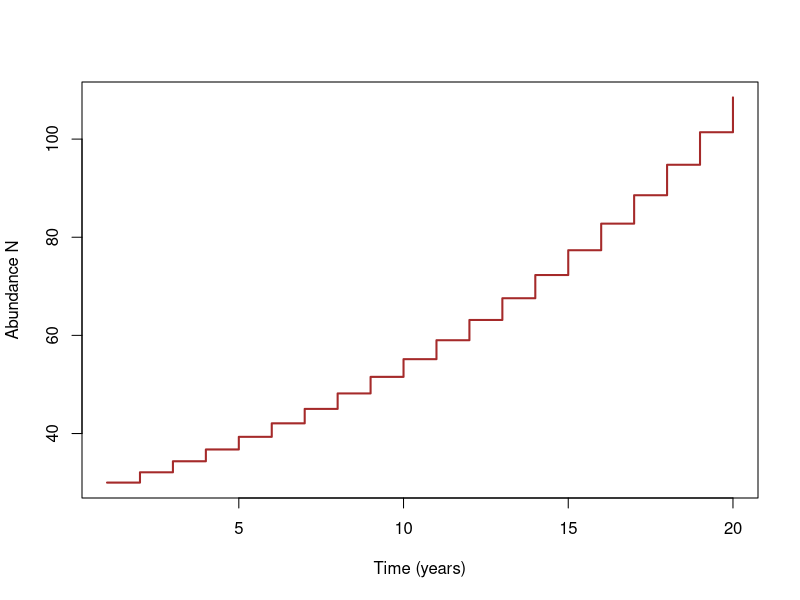

Recreate this plot in R.

x <- c(1,rep(2:20,each=2))
y = numeric(length(x)) 
y[1] = 30
for(i in 2:length(x)){
  if(i%%2){
    y[i] = y[i-1]*1.07
  }else{
    y[i] <- y[i-1]
  }
}
#y
plot(x,y,type="l",ylab="Abundance N",xlab="Time (years)",lwd=2,col="brown")


